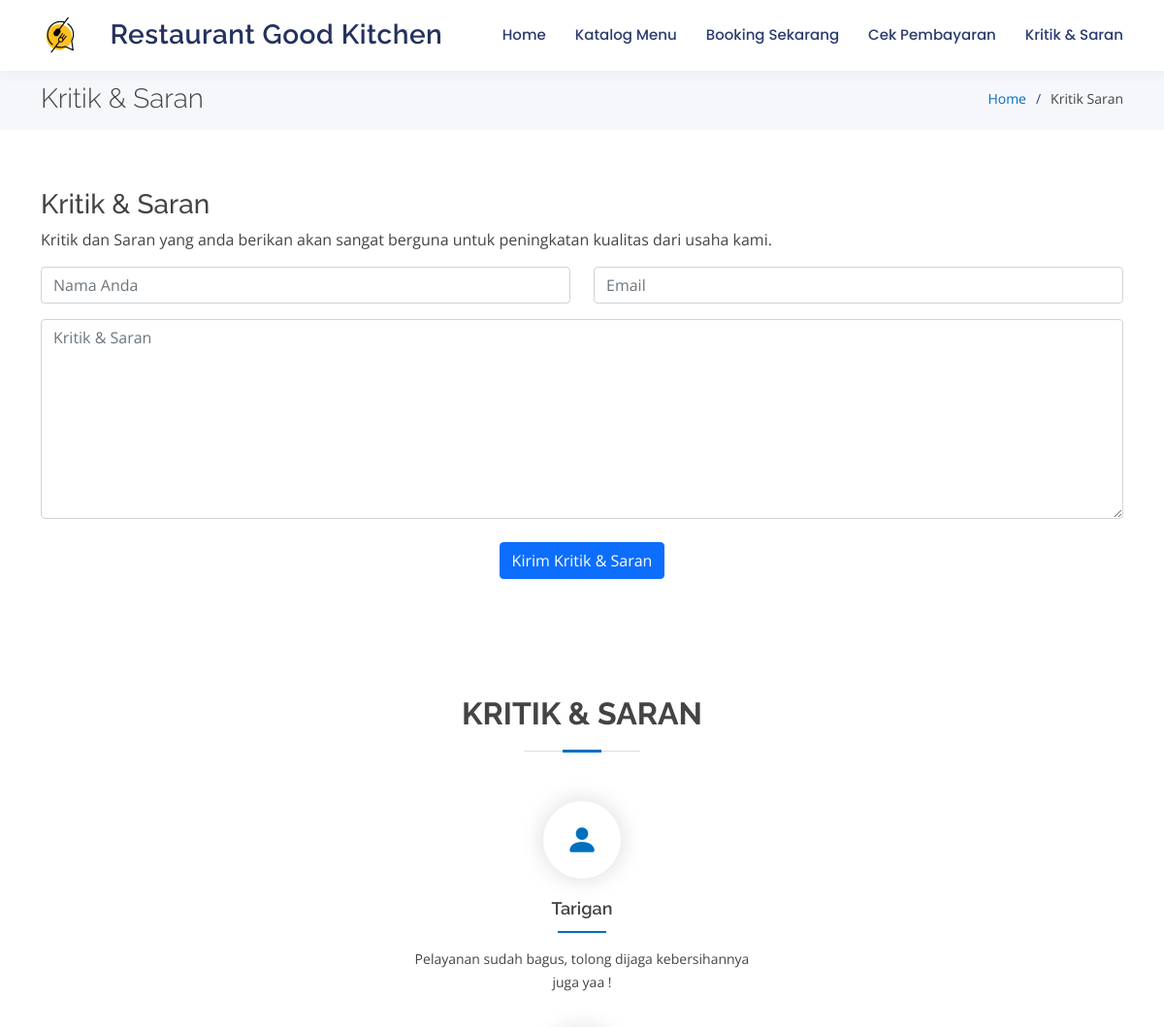
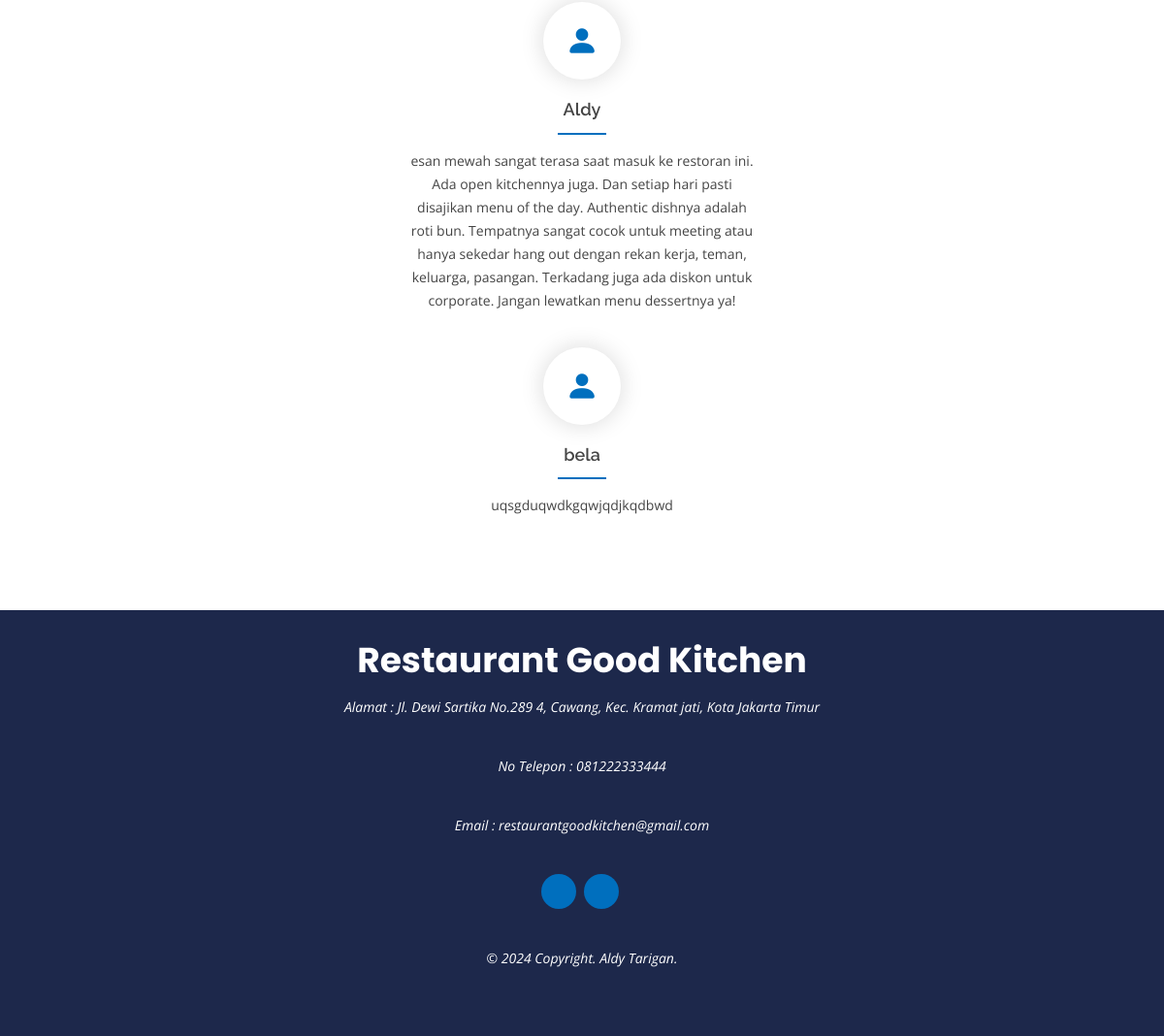
Screenshot of /index.php/saran/add with the database file from the repository (2 pictures, top to bottom).
### tables this page shows
CREATE TABLE `profil_usaha` (
  `id` int(12) NOT NULL,
  `nama_usaha` varchar(250) NOT NULL,
  `deskripsi` text NOT NULL,
  `alamat` varchar(250) NOT NULL,
  `nomor_telepon` varchar(17) NOT NULL,
  `email` varchar(100) NOT NULL,
  `instagram` varchar(50) NOT NULL,
  `facebook` varchar(250) NOT NULL,
  `maps_link` text NOT NULL,
  `foto_usaha_1` text NOT NULL,
  `foto_usaha_2` text NOT NULL,
  `foto_usaha_3` text NOT NULL
);

CREATE TABLE `saran_kritik` (
  `id_saran` int(11) NOT NULL,
  `nama_pelanggan` varchar(100) NOT NULL,
  `email` varchar(50) NOT NULL,
  `tanggal` date NOT NULL,
  `saran` text NOT NULL
);

### application/controllers/Saran.php (called while the page is built, shortened)
<?php
class Saran extends CI_Controller
{
    public function __construct()
    {
        $this->load->model('saran_model');
    }
    public function getProfilUsaha()
    {
        $getProfil = $this->db->query("SELECT * FROM profil_usaha");
        foreach ($getProfil->result_array() as $profil) {
            $arr['nama_usaha'] = $profil['nama_usaha'];
            $arr['alamat'] = $profil['alamat'];
            $arr['nomor_telepon'] = $profil['nomor_telepon'];
            $arr['email'] = $profil['email'];
            $arr['maps_link'] = $profil['maps_link'];
            $arr['instagram'] = $profil['instagram'];
            $arr['facebook'] = $profil['facebook'];
            $arr['foto_usaha_1'] = $profil['foto_usaha_1'];
            $arr['foto_usaha_2'] = $profil['foto_usaha_2'];
            $arr['foto_usaha_3'] = $profil['foto_usaha_3'];
        }
        return $arr;
    }
    public function add()
    {
        $profil = $this->getProfilUsaha();
        $data['saran_kritik'] = $this->saran_model->getAllSaran();
        $this->form_validation->set_rules('nama_pelanggan', 'nama_pelanggan', 'required');
        $this->form_validation->set_rules('email', 'email', 'required');
        $this->form_validation->set_rules('saran', 'saran', 'required');
        if ($this->form_validation->run() == FALSE) {
            $data['nama_usaha'] = $profil['nama_usaha'];
            $data['alamat'] = $profil['alamat'];
            $data['nomor_telepon'] = $profil['nomor_telepon'];
            $data['email'] = $profil['email'];
            $data['instagram'] = $profil['instagram'];
            $data['facebook'] = $profil['facebook'];
            $this->load->view('home/layout/header', $data);
            $this->load->view('home/krisar');
            $this->load->view('home/layout/footer');
        } else {
            $this->saran_model->save();
            $this->session->set_flashdata('message', '<div class="alert alert-success" role="alert">
           Sukses Mengirim Kritik & Saran!
          </div>');
            redirect('saran/add');
        }
    }
}

### index.php (called while the page is built, shortened)
<?php
require_once BASEPATH.'core/CodeIgniter.php';

### application/models/Saran_model.php (called while the page is built, shortened)
<?php
class saran_model extends CI_Model
{
    public function getAllSaran()
    {
        $query = $this->db->query("SELECT * FROM saran_kritik");
        return $query->result_array();
    }
}

### application/views/home/krisar.php (the view, shortened to what this page needs)
<main id="main">
    <section id="breadcrumbs" class="breadcrumbs">
        <div class="container">
            <div class="d-flex justify-content-between align-items-center">
                <h2>Kritik & Saran</h2>
                <ol>
                    <li><a href="<?= base_url() ?>">Home</a></li>
                    <li>Kritik Saran</li>
                </ol>
            </div>
        </div>
    </section>
    <section id="contact-us" class="contact-us">
        <div class="container">
            <div class="col-lg-12">
                <h3>Kritik & Saran</h3>
                <p>Kritik dan Saran yang anda berikan akan sangat berguna untuk peningkatan kualitas dari usaha kami.</p>
                <form action="<?= base_url("saran/add") ?>" method="post" enctype="multipart/form-data">
                    <div class="row">
                        <div class="col-md-6 form-group">
                            <input type="text" name="nama_pelanggan" class="form-control <?php echo form_error('nama_pelanggan') ? 'is-invalid' : '' ?>" id="nama_pelanggan" placeholder="Nama Anda" required>
                        </div>
                        <div class="col-md-6 form-group mt-3 mt-md-0">
                            <input type="email" class="form-control <?php echo form_error('email') ? 'is-invalid' : '' ?>" name="email" id="email" placeholder="Email" required>
                        </div>
                    </div>
                    <div class="form-group mt-3">
                        <textarea class="form-control  <?php echo form_error('saran') ? 'is-invalid' : '' ?>" name="saran" rows="8" placeholder="Kritik & Saran" required></textarea>
                    </div>
                    <br>
                    <div class="text-center"><button class="btn btn-primary" type="submit">Kirim Kritik & Saran</button></div>
                </form>
            </div>
    </section>
    <section id="features" class="features">
    <div class="container">
      <div class="section-title">
        <h2>KRITIK & SARAN</h2>
        <?php
        foreach ($saran_kritik as $j) {
        ?>
      </div>
      <div class="row" style="justify-content: center;">
        <div class="col-lg-4 col-md-6 icon-box">
          <div class="icon"><i class="bi bi-person-fill"></i></div>
          <h4 class="title"><a href=""><?= $j['nama_pelanggan'] ?></a></h4>
          <p class="description"><?= $j['saran'] ?></p>
        </div>
      <?php
        }
        ?>
    </div>
  </section>
</main>

### application/views/home/layout/header.php (shortened to what this page needs)
<!DOCTYPE html>
<html lang="en">
<head>
  <link rel="stylesheet" href="<?= base_url() ?>assets/admin/vendor/@fortawesome/fontawesome-free/css/all.min.css" type="text/css">
  <link href="<?= base_url() ?>assets/home/vendor/bootstrap/css/bootstrap.min.css" rel="stylesheet">
  <link href="<?= base_url() ?>assets/home/vendor/bootstrap-icons/bootstrap-icons.css" rel="stylesheet">
  <link href="<?= base_url() ?>assets/home/vendor/boxicons/css/boxicons.min.css" rel="stylesheet">
  <link href="<?= base_url() ?>assets/home/vendor/glightbox/css/glightbox.min.css" rel="stylesheet">
  <link href="<?= base_url() ?>assets/home/vendor/remixicon/remixicon.css" rel="stylesheet">
  <link href="<?= base_url() ?>assets/home/vendor/swiper/swiper-bundle.min.css" rel="stylesheet">
  <link rel="stylesheet" href="<?= base_url() ?>assets/home/css/style.css?v=1">
  <link rel="stylesheet" href="<?= base_url() ?>assets/home/select2/css/select2.min.css">
  <link rel="stylesheet" href="<?= base_url() ?>assets/home/select2-bootstrap4-theme/select2-bootstrap4.min.css">
</head>
<body>
  <header id="header" class="fixed-top">
    <div class="container d-flex align-items-center justify-content-between">
      <a href="<?= base_url() ?>" class="logo"><img src="<?= base_url() ?>assets/home/img/logo2.png" alt="" class="img-fluid"></a>
      <h1 class="logo"><a href="<?= base_url() ?>"><?= $nama_usaha ?></a></h1>
      <nav id="navbar" class="navbar">
        <ul>
          <li><a href="<?= base_url() ?>">Home</a></li>
          <li><a href="<?= base_url() ?>katalog">Katalog Menu</a></li>
          <li><a href="<?= base_url() ?>home/booking">Booking Sekarang</a></li>
          <li><a href="<?= base_url() ?>pembayaran/cari">Cek Pembayaran</a></li>
          <li><a href="<?= base_url() ?>saran/add">Kritik & Saran</a></li>
        </ul>
      </nav>
    </div>
  </header>

### application/views/home/layout/footer.php (shortened to what this page needs)
<footer id="footer">
  <div class="container">
    <h3><?= $nama_usaha ?></h3>
    <p>Alamat : <?= $alamat ?></p>
    <p>No Telepon : </i> <?= $nomor_telepon ?></p>
    <p>Email : </i> <?= $email ?></p>
    <div class="social-links">
      <a href="https://instagram.com/<?= $instagram ?>" class="instagram" target="_blank"><i class="bx bxl-instagram"></i></a>
      <a href="https://facebook.com/<?= $facebook ?>" class="facebook" target="_blank"><i class="bx bxl-facebook"></i></a>
    </div>
    <p>&copy; <span id="currentYear"></span> Copyright. Aldy Tarigan.</p>
  </div>
</footer>
</body>
</html>

### assets/home/css/style.css (style rules this page uses)
body { font-family: "Open Sans", sans-serif; color: #444444; }
a { color: #006fbe; text-decoration: none; }
h1, h2, h3, h4, h5, h6 { font-family: "Raleway", sans-serif; }
#header { background: #fff; transition: all 0.5s; z-index: 997; padding: 15px 0; box-shadow: 0px 2px 15px rgba(36, 50, 93, 0.06); }
#header .logo { font-size: 28px; margin: 0; padding: 0; line-height: 1; font-weight: 600; letter-spacing: 0.5px; }
#header .logo a { color: #24325d; }
#header .logo img { max-height: 40px; }
.navbar { padding: 0; }
.navbar ul { margin: 0; padding: 0; display: flex; list-style: none; align-items: center; }
.navbar li { position: relative; }
.navbar a, .navbar a:focus { display: flex; align-items: center; justify-content: space-between; padding: 10px 0 10px 30px; font-family: "Poppins", sans-serif; font-size: 15px; font-weight: 500; color: #2b3c6f; white-space: nowrap; transition: 0.3s; }
section { padding: 60px 0; }
.section-title { text-align: center; padding-bottom: 30px; }
.section-title h2 { font-size: 32px; font-weight: bold; text-transform: uppercase; margin-bottom: 20px; padding-bottom: 20px; position: relative; }
.section-title h2::before { content: ''; position: absolute; display: block; width: 120px; height: 1px; background: #ddd; bottom: 1px; left: calc(50% - 60px); }
.section-title h2::after { content: ''; position: absolute; display: block; width: 40px; height: 3px; background: #006fbe; bottom: 0; left: calc(50% - 20px); }
.features .icon-box { margin-bottom: 20px; text-align: center; }
.features .icon { display: inline-flex; justify-content: center; align-items: center; width: 80px; height: 80px; background: #fff; border-radius: 50%; margin-bottom: 20px; transition: 0.5s; overflow: hidden; box-shadow: 0px 0 25px rgba(0, 0, 0, 0.15); }
.features .icon i { line-height: 0; color: #006fbe; font-size: 34px; }
.features .title { font-weight: 600; margin-bottom: 15px; font-size: 18px; position: relative; padding-bottom: 15px; }
.features .title a { color: #444444; transition: 0.3s; }
.features .title::after { content: ''; position: absolute; display: block; width: 50px; height: 2px; background: #006fbe; bottom: 0; left: calc(50% - 25px); }
.features .description { line-height: 24px; font-size: 14px; }
.breadcrumbs { padding: 15px 0; background: #f5f7fb; min-height: 40px; margin-top: 70px; }
.breadcrumbs h2 { font-size: 28px; margin-bottom: 0; font-weight: 300; }
.breadcrumbs ol { display: flex; flex-wrap: wrap; list-style: none; padding: 0; margin: 0; font-size: 14px; }
.breadcrumbs ol li + li { padding-left: 10px; }
.breadcrumbs ol li + li::before { display: inline-block; padding-right: 10px; color: #324682; content: "/"; }
#footer { background: #1d284b; color: #fff; font-size: 14px; text-align: center; padding: 30px 0; }
#footer h3 { font-size: 36px; font-weight: 700; color: #fff; position: relative; font-family: "Poppins", sans-serif; padding: 0; margin: 0 0 15px 0; }
#footer p { font-size: 15; font-style: italic; padding: 0; margin: 0 0 40px 0; }
#footer .social-links { margin: 0 0 40px 0; }
#footer .social-links a { font-size: 18px; display: inline-block; background: #006fbe; color: #fff; line-height: 1; padding: 8px 0; margin-right: 4px; border-radius: 50%; text-align: center; width: 36px; height: 36px; transition: 0.3s; }

### rows the page displays
profil_usaha: nama_usaha "Restaurant Good Kitchen", alamat "Jl. Dewi Sartika No.289 4, Cawang, Kec. Kramat jati, Kota Jakarta Timur", nomor_telepon "081222333444", email "restaurantgoodkitchen@gmail.com"
saran_kritik: nama_pelanggan "Tarigan", saran "Pelayanan sudah bagus, tolong dijaga kebersihannya juga yaa !"
saran_kritik: nama_pelanggan "Aldy", saran "esan mewah sangat terasa saat masuk ke restoran ini. Ada open kitchennya juga. Dan setiap hari pasti disajikan menu of the day. Authentic dishnya adalah roti bun. Tempatnya sangat cocok untuk meeting atau hanya sekedar hang out dengan rekan kerja, teman, keluarga, pasangan. Terkadang juga ada diskon untuk corporate. Jangan lewatkan menu dessertnya ya!"
saran_kritik: nama_pelanggan "bela", saran "uqsgduqwdkgqwjqdjkqdbwd"
